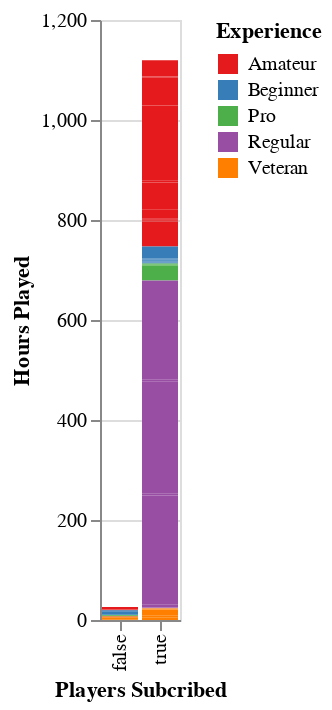

Here is the notebook cell this chart was saved with:
### Markdown cell above
From players_plot_scatter, we can see how the age of the player compares to their played hours. And, the different categories of experience are coloured to see how experience can be compared.

### Code cell
players_plot_bar2 = alt.Chart(dropped_players).mark_bar().encode(
    x = alt.X("subscribe").title("Players Subcribed"),
    y = alt.Y("played_hours").title("Hours Played"),
    color = alt.Color("experience").title("Experience").scale(scheme = "set1")
)
players_plot_bar2

### Figure 1 — Vega-Lite specification as saved in the notebook (floating-point values rounded to 4 significant figures; data arrays with more than 128 entries replaced by an {"elided": "..."} marker saying what was removed)
{"config": {"view": {"continuousWidth": 300, "continuousHeight": 300}}, "data": {"name": "data-2def6b37beff92aab52e02bfdd6aab08"}, "mark": {"type": "bar"}, "encoding": {"color": {"field": "experience", "scale": {"scheme": "set1"}, "title": "Experience", "type": "nominal"}, "x": {"field": "subscribe", "title": "Players Subcribed", "type": "nominal"}, "y": {"field": "played_hours", "title": "Hours Played", "type": "quantitative"}}, "$schema": "https://vega.github.io/schema/vega-lite/v5.20.1.json", "datasets": {"data-2def6b37beff92aab52e02bfdd6aab08": {"elided": "196 records"}}}
